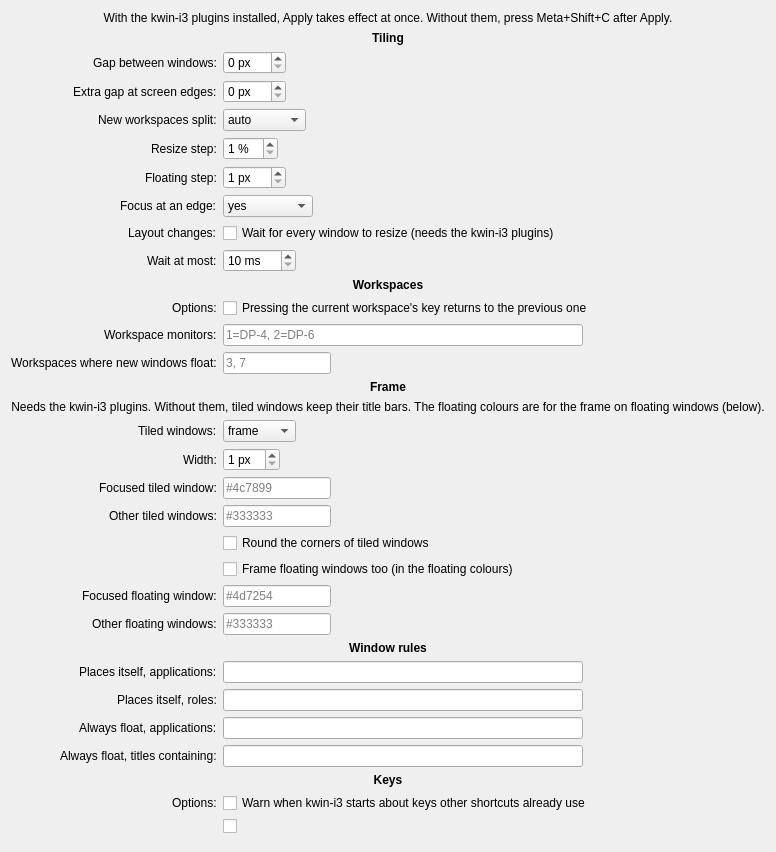
<?xml version="1.0" encoding="UTF-8"?>
<!-- kwin-i3's settings form (KWin's generic scripted KCM). Plain Qt widgets only: QUiLoader
     needs no designer plugin for them. Each kcfg_<name> is an entry of ../config/main.xml.
     Laid out as Plasma's own pages are (docs/spec-settings-page.md, "The tidied form"): one
     centred form, so every label shares one right-aligned column, and bold section headings
     instead of group boxes. -->
<ui version="4.0">
 <class>KWinI3ConfigForm</class>
 <widget class="QWidget" name="KWinI3ConfigForm">
  <layout class="QVBoxLayout" name="mainLayout">
   <item>
    <widget class="QLabel" name="applyHint">
     <property name="text">
      <string>With the kwin-i3 plugins installed, Apply takes effect at once. Without them, press Meta+Shift+C after Apply.</string>
     </property>
     <property name="wordWrap">
      <bool>true</bool>
     </property>
     <property name="alignment">
      <set>Qt::AlignHCenter</set>
     </property>
    </widget>
   </item>
   <item>
    <layout class="QFormLayout" name="form">
     <property name="formAlignment">
      <set>Qt::AlignHCenter|Qt::AlignTop</set>
     </property>
     <property name="labelAlignment">
      <set>Qt::AlignRight|Qt::AlignVCenter</set>
     </property>
     <property name="fieldGrowthPolicy">
      <enum>QFormLayout::FieldsStayAtSizeHint</enum>
     </property>
     <item row="0" column="0" colspan="2">
      <widget class="QLabel" name="layoutHeading">
       <property name="text">
        <string>Tiling</string>
       </property>
       <property name="font">
        <font>
         <bold>true</bold>
        </font>
       </property>
       <property name="alignment">
        <set>Qt::AlignHCenter</set>
       </property>
      </widget>
     </item>
     <item row="1" column="0">
      <widget class="QLabel" name="gapsInnerLabel">
       <property name="text">
        <string>Gap between windows:</string>
       </property>
       <property name="buddy">
        <cstring>kcfg_gapsInner</cstring>
       </property>
      </widget>
     </item>
     <item row="1" column="1">
      <widget class="QSpinBox" name="kcfg_gapsInner">
       <property name="suffix">
        <string> px</string>
       </property>
       <property name="maximum">
        <number>100</number>
       </property>
       <property name="singleStep">
        <number>2</number>
       </property>
       <property name="toolTip">
        <string>i3's gaps inner: the space between two tiled windows. Even: an odd number counts as the one below.</string>
       </property>
      </widget>
     </item>
     <item row="2" column="0">
      <widget class="QLabel" name="gapsOuterLabel">
       <property name="text">
        <string>Extra gap at screen edges:</string>
       </property>
       <property name="buddy">
        <cstring>kcfg_gapsOuter</cstring>
       </property>
      </widget>
     </item>
     <item row="2" column="1">
      <widget class="QSpinBox" name="kcfg_gapsOuter">
       <property name="suffix">
        <string> px</string>
       </property>
       <property name="maximum">
        <number>200</number>
       </property>
       <property name="toolTip">
        <string>i3's gaps outer: added to the gap between windows at the screen's edge.</string>
       </property>
      </widget>
     </item>
     <item row="3" column="0">
      <widget class="QLabel" name="defaultOrientationLabel">
       <property name="text">
        <string>New workspaces split:</string>
       </property>
       <property name="buddy">
        <cstring>kcfg_defaultOrientation</cstring>
       </property>
      </widget>
     </item>
     <item row="3" column="1">
      <widget class="QComboBox" name="kcfg_defaultOrientation">
       <property name="kcfg_property" stdset="0">
        <cstring>currentText</cstring>
       </property>
       <property name="toolTip">
        <string>i3's default_orientation. auto: side by side, unless the monitor is taller than wide. For workspaces created after the change.</string>
       </property>
       <item>
        <property name="text">
         <string>auto</string>
        </property>
       </item>
       <item>
        <property name="text">
         <string>horizontal</string>
        </property>
       </item>
       <item>
        <property name="text">
         <string>vertical</string>
        </property>
       </item>
      </widget>
     </item>
     <item row="4" column="0">
      <widget class="QLabel" name="resizeStepLabel">
       <property name="text">
        <string>Resize step:</string>
       </property>
       <property name="buddy">
        <cstring>kcfg_resizeStep</cstring>
       </property>
      </widget>
     </item>
     <item row="4" column="1">
      <widget class="QSpinBox" name="kcfg_resizeStep">
       <property name="suffix">
        <string> %</string>
       </property>
       <property name="minimum">
        <number>1</number>
       </property>
       <property name="maximum">
        <number>50</number>
       </property>
       <property name="toolTip">
        <string>How far one press of Meta+Ctrl+arrow resizes a window.</string>
       </property>
      </widget>
     </item>
     <item row="5" column="0">
      <widget class="QLabel" name="floatingStepLabel">
       <property name="text">
        <string>Floating step:</string>
       </property>
       <property name="buddy">
        <cstring>kcfg_floatingStep</cstring>
       </property>
      </widget>
     </item>
     <item row="5" column="1">
      <widget class="QSpinBox" name="kcfg_floatingStep">
       <property name="suffix">
        <string> px</string>
       </property>
       <property name="minimum">
        <number>1</number>
       </property>
       <property name="maximum">
        <number>200</number>
       </property>
       <property name="toolTip">
        <string>How far one press of Meta+Shift+arrow moves, or Meta+Ctrl+arrow resizes, a floating window.</string>
       </property>
      </widget>
     </item>
     <item row="6" column="0">
      <widget class="QLabel" name="focusWrappingLabel">
       <property name="text">
        <string>Focus at an edge:</string>
       </property>
       <property name="buddy">
        <cstring>kcfg_focusWrapping</cstring>
       </property>
      </widget>
     </item>
     <item row="6" column="1">
      <widget class="QComboBox" name="kcfg_focusWrapping">
       <property name="kcfg_property" stdset="0">
        <cstring>currentText</cstring>
       </property>
       <property name="toolTip">
        <string>i3's focus_wrapping. yes: at the edge, to the next monitor, else wrap around. no: never wrap, but cross to the next monitor. force: always wrap inside the container. workspace: wrap, never leave the workspace.</string>
       </property>
       <item>
        <property name="text">
         <string>yes</string>
        </property>
       </item>
       <item>
        <property name="text">
         <string>no</string>
        </property>
       </item>
       <item>
        <property name="text">
         <string>force</string>
        </property>
       </item>
       <item>
        <property name="text">
         <string>workspace</string>
        </property>
       </item>
      </widget>
     </item>
     <item row="7" column="0">
      <widget class="QLabel" name="holdEnabledLabel">
       <property name="text">
        <string>Layout changes:</string>
       </property>
       <property name="buddy">
        <cstring>kcfg_holdEnabled</cstring>
       </property>
      </widget>
     </item>
     <item row="7" column="1">
      <widget class="QCheckBox" name="kcfg_holdEnabled">
       <property name="text">
        <string>Wait for every window to resize (needs the kwin-i3 plugins)</string>
       </property>
       <property name="toolTip">
        <string>Holds the old picture while windows resize, so the wallpaper doesn't flash through.</string>
       </property>
      </widget>
     </item>
     <item row="8" column="0">
      <widget class="QLabel" name="holdTimeoutMsLabel">
       <property name="text">
        <string>Wait at most:</string>
       </property>
       <property name="buddy">
        <cstring>kcfg_holdTimeoutMs</cstring>
       </property>
      </widget>
     </item>
     <item row="8" column="1">
      <widget class="QSpinBox" name="kcfg_holdTimeoutMs">
       <property name="suffix">
        <string> ms</string>
       </property>
       <property name="minimum">
        <number>10</number>
       </property>
       <property name="maximum">
        <number>2000</number>
       </property>
       <property name="toolTip">
        <string>How long to wait for a slow window before showing the new layout anyway.</string>
       </property>
      </widget>
     </item>
     <item row="9" column="0" colspan="2">
      <widget class="QLabel" name="workspacesHeading">
       <property name="text">
        <string>Workspaces</string>
       </property>
       <property name="font">
        <font>
         <bold>true</bold>
        </font>
       </property>
       <property name="alignment">
        <set>Qt::AlignHCenter</set>
       </property>
       <property name="margin">
        <number>6</number>
       </property>
      </widget>
     </item>
     <item row="10" column="0">
      <widget class="QLabel" name="workspaceAutoBackAndForthLabel">
       <property name="text">
        <string>Options:</string>
       </property>
       <property name="buddy">
        <cstring>kcfg_workspaceAutoBackAndForth</cstring>
       </property>
      </widget>
     </item>
     <item row="10" column="1">
      <widget class="QCheckBox" name="kcfg_workspaceAutoBackAndForth">
       <property name="text">
        <string>Pressing the current workspace's key returns to the previous one</string>
       </property>
       <property name="toolTip">
        <string>i3's workspace_auto_back_and_forth: Meta+N for the focused workspace shows the one focused before, and Meta+Shift+N sends the window there.</string>
       </property>
      </widget>
     </item>
     <item row="11" column="0">
      <widget class="QLabel" name="workspaceOutputsLabel">
       <property name="text">
        <string>Workspace monitors:</string>
       </property>
       <property name="buddy">
        <cstring>kcfg_workspaceOutputs</cstring>
       </property>
      </widget>
     </item>
     <item row="11" column="1">
      <widget class="QLineEdit" name="kcfg_workspaceOutputs">
       <property name="minimumSize">
        <size>
         <width>360</width>
         <height>0</height>
        </size>
       </property>
       <property name="placeholderText">
        <string>1=DP-4, 2=DP-6</string>
       </property>
       <property name="toolTip">
        <string>i3's "workspace N output X": a workspace lives on that monitor, by its connector name (kscreen-doctor -o lists them). Applies at login, when the monitor appears, and to a workspace first used after the change. Unlisted workspaces: 1 on the primary monitor, then the next free one.</string>
       </property>
      </widget>
     </item>
     <item row="12" column="0">
      <widget class="QLabel" name="floatingWorkspacesLabel">
       <property name="text">
        <string>Workspaces where new windows float:</string>
       </property>
       <property name="buddy">
        <cstring>kcfg_floatingWorkspaces</cstring>
       </property>
      </widget>
     </item>
     <item row="12" column="1">
      <widget class="QLineEdit" name="kcfg_floatingWorkspaces">
       <property name="placeholderText">
        <string>3, 7</string>
       </property>
       <property name="toolTip">
        <string>Workspace numbers whose new windows open floating, with their own decoration, as in plain Plasma (Meta+Shift+Space tiles one).</string>
       </property>
      </widget>
     </item>
     <item row="13" column="0" colspan="2">
      <widget class="QLabel" name="frameHeading">
       <property name="text">
        <string>Frame</string>
       </property>
       <property name="font">
        <font>
         <bold>true</bold>
        </font>
       </property>
       <property name="alignment">
        <set>Qt::AlignHCenter</set>
       </property>
       <property name="margin">
        <number>6</number>
       </property>
      </widget>
     </item>
     <item row="14" column="0" colspan="2">
      <widget class="QLabel" name="frameNote">
       <property name="text">
        <string>Needs the kwin-i3 plugins. Without them, tiled windows keep their title bars. The floating colours are for the frame on floating windows (below).</string>
       </property>
       <property name="alignment">
        <set>Qt::AlignHCenter</set>
       </property>
      </widget>
     </item>
     <item row="15" column="0">
      <widget class="QLabel" name="tiledLookLabel">
       <property name="text">
        <string>Tiled windows:</string>
       </property>
       <property name="buddy">
        <cstring>kcfg_tiledLook</cstring>
       </property>
      </widget>
     </item>
     <item row="15" column="1">
      <widget class="QComboBox" name="kcfg_tiledLook">
       <property name="kcfg_property" stdset="0">
        <cstring>currentText</cstring>
       </property>
       <property name="toolTip">
        <string>frame: i3's frame, no title bars. titlebars: each window keeps its own title bar. bare: neither. Without the plugins, tiled windows keep their title bars whatever this says.</string>
       </property>
       <item>
        <property name="text">
         <string>frame</string>
        </property>
       </item>
       <item>
        <property name="text">
         <string>titlebars</string>
        </property>
       </item>
       <item>
        <property name="text">
         <string>bare</string>
        </property>
       </item>
      </widget>
     </item>
     <item row="16" column="0">
      <widget class="QLabel" name="frameWidthLabel">
       <property name="text">
        <string>Width:</string>
       </property>
       <property name="buddy">
        <cstring>kcfg_frameWidth</cstring>
       </property>
      </widget>
     </item>
     <item row="16" column="1">
      <widget class="QSpinBox" name="kcfg_frameWidth">
       <property name="suffix">
        <string> px</string>
       </property>
       <property name="minimum">
        <number>1</number>
       </property>
       <property name="maximum">
        <number>10</number>
       </property>
      </widget>
     </item>
     <item row="17" column="0">
      <widget class="QLabel" name="frameActiveLabel">
       <property name="text">
        <string>Focused tiled window:</string>
       </property>
       <property name="buddy">
        <cstring>kcfg_frameActive</cstring>
       </property>
      </widget>
     </item>
     <item row="17" column="1">
      <widget class="QLineEdit" name="kcfg_frameActive">
       <property name="placeholderText">
        <string>#4c7899</string>
       </property>
      </widget>
     </item>
     <item row="18" column="0">
      <widget class="QLabel" name="frameInactiveLabel">
       <property name="text">
        <string>Other tiled windows:</string>
       </property>
       <property name="buddy">
        <cstring>kcfg_frameInactive</cstring>
       </property>
      </widget>
     </item>
     <item row="18" column="1">
      <widget class="QLineEdit" name="kcfg_frameInactive">
       <property name="placeholderText">
        <string>#333333</string>
       </property>
      </widget>
     </item>
     <item row="19" column="1">
      <widget class="QCheckBox" name="kcfg_roundedCorners">
       <property name="text">
        <string>Round the corners of tiled windows</string>
       </property>
      </widget>
     </item>
     <item row="20" column="1">
      <widget class="QCheckBox" name="kcfg_frameOnFloating">
       <property name="text">
        <string>Frame floating windows too (in the floating colours)</string>
       </property>
      </widget>
     </item>
     <item row="21" column="0">
      <widget class="QLabel" name="frameFloatingActiveLabel">
       <property name="text">
        <string>Focused floating window:</string>
       </property>
       <property name="buddy">
        <cstring>kcfg_frameFloatingActive</cstring>
       </property>
      </widget>
     </item>
     <item row="21" column="1">
      <widget class="QLineEdit" name="kcfg_frameFloatingActive">
       <property name="placeholderText">
        <string>#4d7254</string>
       </property>
      </widget>
     </item>
     <item row="22" column="0">
      <widget class="QLabel" name="frameFloatingInactiveLabel">
       <property name="text">
        <string>Other floating windows:</string>
       </property>
       <property name="buddy">
        <cstring>kcfg_frameFloatingInactive</cstring>
       </property>
      </widget>
     </item>
     <item row="22" column="1">
      <widget class="QLineEdit" name="kcfg_frameFloatingInactive">
       <property name="placeholderText">
        <string>#333333</string>
       </property>
      </widget>
     </item>
     <item row="23" column="0" colspan="2">
      <widget class="QLabel" name="rulesHeading">
       <property name="text">
        <string>Window rules</string>
       </property>
       <property name="font">
        <font>
         <bold>true</bold>
        </font>
       </property>
       <property name="alignment">
        <set>Qt::AlignHCenter</set>
       </property>
       <property name="margin">
        <number>6</number>
       </property>
      </widget>
     </item>
     <item row="24" column="0">
      <widget class="QLabel" name="ignoreClassLabel">
       <property name="text">
        <string>Places itself, applications:</string>
       </property>
       <property name="buddy">
        <cstring>kcfg_ignoreClass</cstring>
       </property>
      </widget>
     </item>
     <item row="24" column="1">
      <widget class="QLineEdit" name="kcfg_ignoreClass">
       <property name="minimumSize">
        <size>
         <width>360</width>
         <height>0</height>
        </size>
       </property>
       <property name="toolTip">
        <string>Comma-separated window classes that place themselves: kwin-i3 never tiles, floats, moves or resizes them. KWin's Window Rules can detect a window's class.</string>
       </property>
      </widget>
     </item>
     <item row="25" column="0">
      <widget class="QLabel" name="ignoreRoleLabel">
       <property name="text">
        <string>Places itself, roles:</string>
       </property>
       <property name="buddy">
        <cstring>kcfg_ignoreRole</cstring>
       </property>
      </widget>
     </item>
     <item row="25" column="1">
      <widget class="QLineEdit" name="kcfg_ignoreRole">
       <property name="minimumSize">
        <size>
         <width>360</width>
         <height>0</height>
        </size>
       </property>
       <property name="toolTip">
        <string>Comma-separated window roles that place themselves.</string>
       </property>
      </widget>
     </item>
     <item row="26" column="0">
      <widget class="QLabel" name="floatingClassLabel">
       <property name="text">
        <string>Always float, applications:</string>
       </property>
       <property name="buddy">
        <cstring>kcfg_floatingClass</cstring>
       </property>
      </widget>
     </item>
     <item row="26" column="1">
      <widget class="QLineEdit" name="kcfg_floatingClass">
       <property name="minimumSize">
        <size>
         <width>360</width>
         <height>0</height>
        </size>
       </property>
       <property name="toolTip">
        <string>Comma-separated window classes that open floating (Meta+Shift+Space tiles them).</string>
       </property>
      </widget>
     </item>
     <item row="27" column="0">
      <widget class="QLabel" name="floatingTitleLabel">
       <property name="text">
        <string>Always float, titles containing:</string>
       </property>
       <property name="buddy">
        <cstring>kcfg_floatingTitle</cstring>
       </property>
      </widget>
     </item>
     <item row="27" column="1">
      <widget class="QLineEdit" name="kcfg_floatingTitle">
       <property name="minimumSize">
        <size>
         <width>360</width>
         <height>0</height>
        </size>
       </property>
       <property name="toolTip">
        <string>Comma-separated pieces of text: a window whose title contains one opens floating.</string>
       </property>
      </widget>
     </item>
     <item row="28" column="0" colspan="2">
      <widget class="QLabel" name="keysHeading">
       <property name="text">
        <string>Keys</string>
       </property>
       <property name="font">
        <font>
         <bold>true</bold>
        </font>
       </property>
       <property name="alignment">
        <set>Qt::AlignHCenter</set>
       </property>
       <property name="margin">
        <number>6</number>
       </property>
      </widget>
     </item>
     <item row="29" column="0">
      <widget class="QLabel" name="warnTakenKeysLabel">
       <property name="text">
        <string>Options:</string>
       </property>
       <property name="buddy">
        <cstring>kcfg_warnTakenKeys</cstring>
       </property>
      </widget>
     </item>
     <item row="29" column="1">
      <widget class="QCheckBox" name="kcfg_warnTakenKeys">
       <property name="text">
        <string>Warn when kwin-i3 starts about keys other shortcuts already use</string>
       </property>
      </widget>
     </item>
     <item row="30" column="1">
      <!-- Hidden, as on the page (debugLog does nothing on a desktop, docs/debugging.md): kept so
           Defaults still resets the key the test KWin uses. -->
      <widget class="QCheckBox" name="kcfg_debugLog">
       <property name="visible">
        <bool>false</bool>
       </property>
      </widget>
     </item>
    </layout>
   </item>
   <item>
    <spacer name="bottomSpacer">
     <property name="orientation">
      <enum>Qt::Vertical</enum>
     </property>
    </spacer>
   </item>
  </layout>
 </widget>
 <resources />
 <connections />
</ui>
